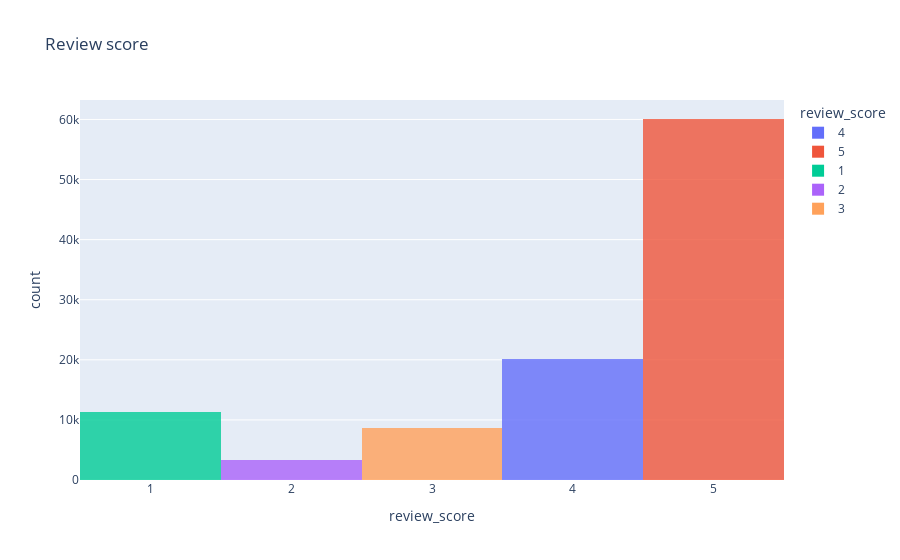

The code cell stored with this chart in its notebook:
### Code cell
import plotly.express as px

fig = px.histogram(df, x="review_score",
                   title='Review score',
                   labels={'review_score':'review_score'}, # can specify one label per df column
                   opacity=0.8,
#                    log_y=True, # represent bars with log scale
                   color="review_score"
                   )
fig.show()

### Figure 1 — Plotly figure (JSON) as saved in the notebook; plotly's stock layout.template omitted (floating-point values rounded to 4 significant figures; data arrays with more than 128 entries replaced by an {"elided": "..."} marker saying what was removed)
{"data": [{"alignmentgroup": "True", "bingroup": "x", "hovertemplate": "review_score=%{x}<br>count=%{y}<extra></extra>", "legendgroup": "4", "marker": {"color": "#636efa", "opacity": 0.8, "pattern": {"shape": ""}}, "name": "4", "offsetgroup": "4", "orientation": "v", "showlegend": true, "type": "histogram", "x": {"elided": "20102 int values"}, "xaxis": "x", "yaxis": "y"}, {"alignmentgroup": "True", "bingroup": "x", "hovertemplate": "review_score=%{x}<br>count=%{y}<extra></extra>", "legendgroup": "5", "marker": {"color": "#EF553B", "opacity": 0.8, "pattern": {"shape": ""}}, "name": "5", "offsetgroup": "5", "orientation": "v", "showlegend": true, "type": "histogram", "x": {"elided": "60076 int values"}, "xaxis": "x", "yaxis": "y"}, {"alignmentgroup": "True", "bingroup": "x", "hovertemplate": "review_score=%{x}<br>count=%{y}<extra></extra>", "legendgroup": "1", "marker": {"color": "#00cc96", "opacity": 0.8, "pattern": {"shape": ""}}, "name": "1", "offsetgroup": "1", "orientation": "v", "showlegend": true, "type": "histogram", "x": {"elided": "11240 int values"}, "xaxis": "x", "yaxis": "y"}, {"alignmentgroup": "True", "bingroup": "x", "hovertemplate": "review_score=%{x}<br>count=%{y}<extra></extra>", "legendgroup": "2", "marker": {"color": "#ab63fa", "opacity": 0.8, "pattern": {"shape": ""}}, "name": "2", "offsetgroup": "2", "orientation": "v", "showlegend": true, "type": "histogram", "x": {"elided": "3344 int values"}, "xaxis": "x", "yaxis": "y"}, {"alignmentgroup": "True", "bingroup": "x", "hovertemplate": "review_score=%{x}<br>count=%{y}<extra></extra>", "legendgroup": "3", "marker": {"color": "#FFA15A", "opacity": 0.8, "pattern": {"shape": ""}}, "name": "3", "offsetgroup": "3", "orientation": "v", "showlegend": true, "type": "histogram", "x": {"elided": "8643 int values"}, "xaxis": "x", "yaxis": "y"}], "layout": {"barmode": "relative", "legend": {"title": {"text": "review_score"}, "tracegroupgap": 0}, "title": {"text": "Review score"}, "xaxis": {"anchor": "y", "categoryarray": [4, 5, 1, 2, 3], "categoryorder": "array", "domain": [0, 1], "title": {"text": "review_score"}}, "yaxis": {"anchor": "x", "domain": [0, 1], "title": {"text": "count"}}}}
